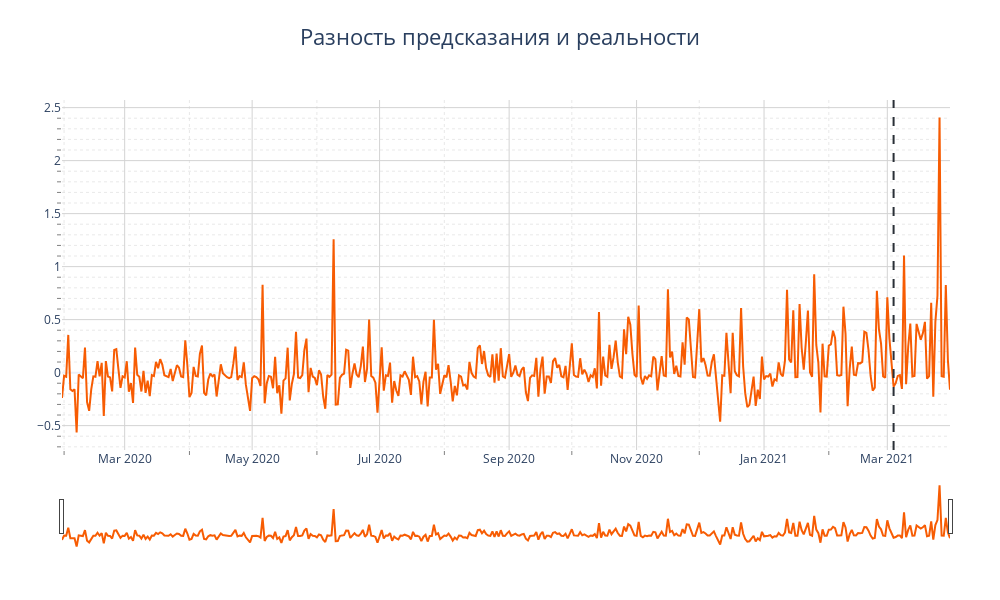

Source (notebook cell):
### Code cell
colors = ['#F75C03', '#00CC66']
print('Прерывистой линией отмечено начало тестового промежутка, который не участвовал в обучении')
plot_ts_plotly(
    [(eval_df['y_pred']-eval_df['y_true']).rename('diff')],
    title='Разность предсказания и реальности', 
    colors=colors, v_lines=[{'x': test_df.date.min(), 'label': 'Начало тестового промежутка'}]
)

### Figure 1 — Plotly figure (JSON) as saved in the notebook; plotly's stock layout.template omitted (floating-point values rounded to 4 significant figures; data arrays with more than 128 entries replaced by an {"elided": "..."} marker saying what was removed)
{"data": [{"hovertemplate": "<b>%{meta[0]}: %{y:.3f}</b><extra></extra>", "line": {"color": "#F75C03"}, "meta": ["diff"], "mode": "lines", "name": "diff", "type": "scatter", "x": {"elided": "426 str values"}, "y": {"elided": "426 float values"}}], "layout": {"height": 600, "hovermode": "x unified", "legend": {"bgcolor": "rgba(255, 255, 255, 0.8)", "bordercolor": "lightgray", "borderwidth": 1, "font": {"size": 12}, "itemsizing": "constant", "itemwidth": 50, "orientation": "h", "traceorder": "normal", "x": 0.5, "xanchor": "center", "y": -0.2, "yanchor": "top"}, "margin": {"b": 50, "l": 50, "r": 50, "t": 100}, "shapes": [{"line": {"color": "#292F36", "dash": "dash", "width": 2}, "type": "line", "x0": "2021-03-04 00:00:00", "x1": "2021-03-04 00:00:00", "xref": "x", "y0": 0, "y1": 1, "yref": "y domain"}], "title": {"font": {"size": 22}, "text": "Разность предсказания и реальности", "x": 0.5, "xanchor": "center", "y": 0.95, "yanchor": "top"}, "width": 1000, "xaxis": {"gridcolor": "lightgray", "gridwidth": 1, "minor": {"gridcolor": "rgba(211, 211, 211, 0.5)", "griddash": "dot", "showgrid": true, "tickcolor": "gray", "ticklen": 4}, "rangeslider": {"visible": true}, "showgrid": true, "title": {"text": ""}}, "yaxis": {"gridcolor": "lightgray", "gridwidth": 1, "minor": {"gridcolor": "rgba(211, 211, 211, 0.5)", "griddash": "dot", "showgrid": true, "tickcolor": "gray", "ticklen": 4}, "showgrid": true, "title": {"text": ""}}}}
